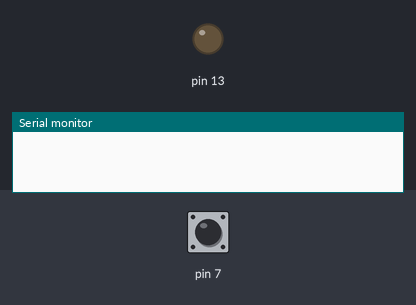
The sketch below on a simulated Arduino Uno, built with avr-gcc and run on an emulated ATmega328P. On the bench: output pins drawn as LEDs (lit = HIGH), the last lines printed to the serial monitor. Dashed ring = blinking. The test bench sets the inputs (shaded band); at power-on: pin 7 HIGH.

Above: at 1.2 s.
1.3 s: pin 7 pulled LOW for 0.15 s
At 2.1 s:
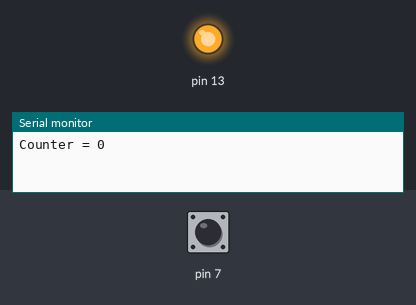
3.8 s: pin 7 pulled LOW for 1 s
At 4.5 s:
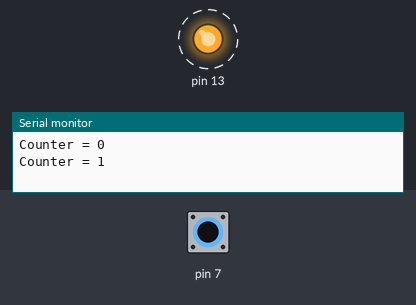
Timing chart, 0 to 8.3 s (numbered marks = the images above; inputs shaded):
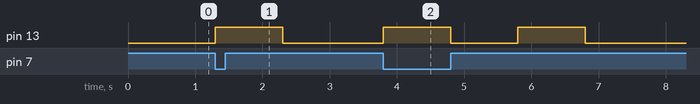

Measured:
- after the input at 1.3 s, pin 13: LOW → HIGH at once, → LOW 1.0 s later
- after the input at 3.8 s, pin 13: alternates HIGH for 1.0 s and LOW for 1.0 s, 4 changes in all, then stays LOW, starting at once

The sketch:

ButtonLight.ino
```cpp
boolean state = false;
boolean buttonDown = false;
int buttonPressCount = 0;

void setup() {
  pinMode(13, OUTPUT);
  digitalWrite(13, LOW);
  pinMode(7, INPUT_PULLUP); // 使用內部上拉電阻，按下為LOW，放開為HIGH
  Serial.begin(9600);
}

void loop() {
  if (digitalRead(7) == LOW && !buttonDown) {
    Serial.print("Counter = ");Serial.println(buttonPressCount);
    buttonDown = true; // 表示按鈕被按下
    buttonPressCount++;

    // 根據按鈕按下次數執行不同的操作
    switch (buttonPressCount) {
      case 1:
        // 第一次按下，LED亮一秒後滅掉
        digitalWrite(13, HIGH);
        delay(1000);
        digitalWrite(13, LOW);
        break;
      case 2:
        // 第二次按下，LED亮滅交替一秒，重複兩次
        for (int i = 0; i < 2; i++) {
          digitalWrite(13, HIGH);
          delay(1000);
          digitalWrite(13, LOW);
          delay(1000);
        }
        break;
      case 3:
        // 第三次按下，LED亮滅交替一秒，重複三次
        for (int i = 0; i < 3; i++) {
          digitalWrite(13, HIGH);
          delay(1000);
          digitalWrite(13, LOW);
          delay(1000);
        }
        break;
      case 4:
        // 第四次按下，LED全滅五秒
        digitalWrite(13, LOW);
        delay(5000);
        buttonPressCount = 0;
        break;
    }
  } else if (digitalRead(7) == HIGH && buttonDown) {
    buttonDown = false; // 表示按鈕釋放
  }
}
```
